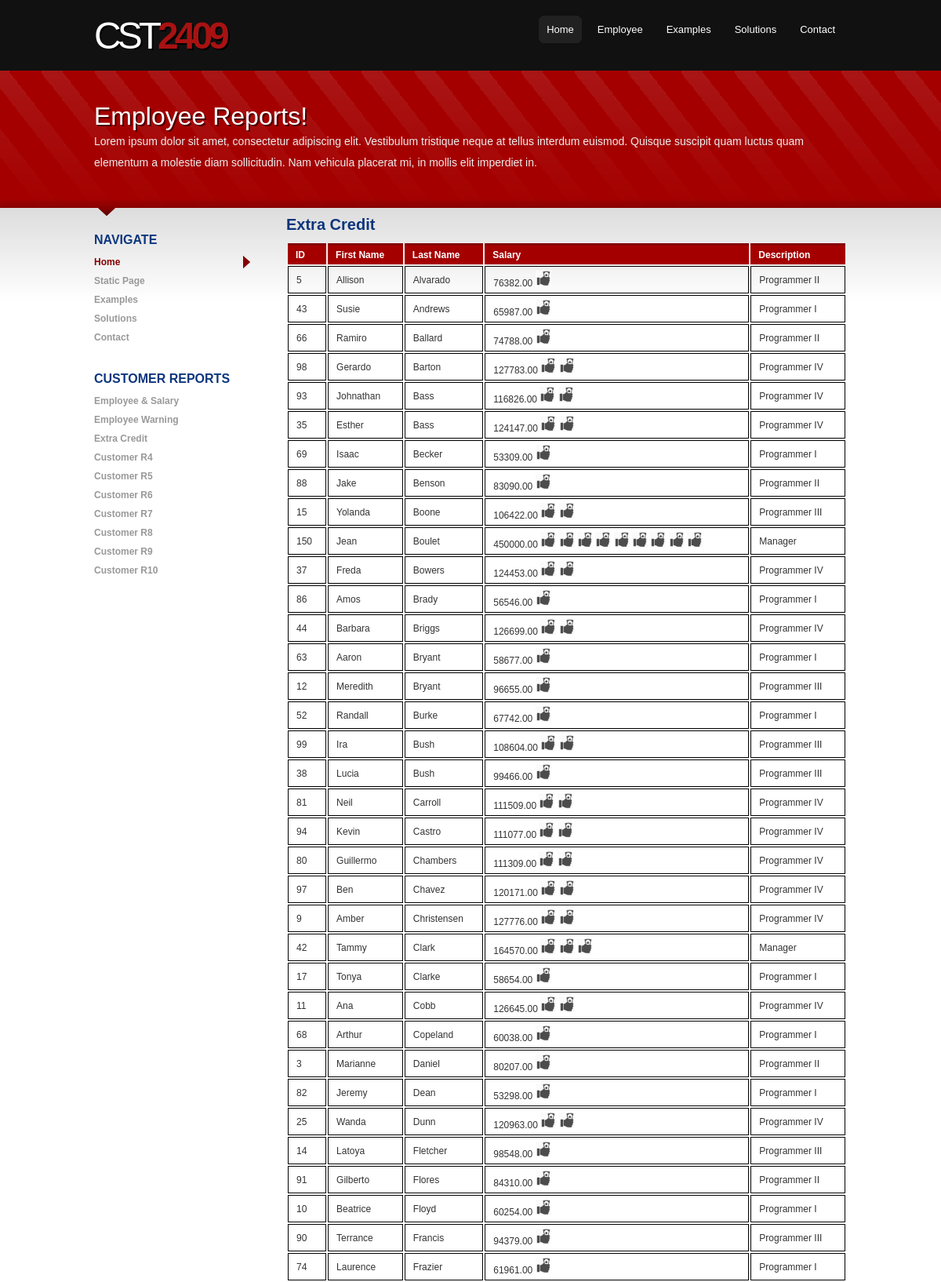
Screenshot of /09.Lesson-OOP-SQL/index.php?page=c3 (upper part) with the database file from the repository.
### tables this page shows
CREATE TABLE Employee
(
	 id int not null, 
	 firstName VARCHAR(25),
	 lastName VARCHAR(25),
	 gender varchar(1),
	 titleId int not null,
	 salary decimal(10,2),
	 departmentID int not null,
	 taxCode varchar(05) not null,
	 CONSTRAINT pkEmployeeId PRIMARY KEY (id),
	 FOREIGN KEY (departmentID) REFERENCES Department(id),
	 FOREIGN KEY (titleId) REFERENCES EmployeeTitle(id),
	 FOREIGN KEY (taxCode) REFERENCES MarginalTax(code)
);

create Table EmployeeTitle(
	 id int not null, 
	 description VARCHAR(25),
	 salaryRange1  decimal(10,2),
	 salaryRange2  decimal(10,2),
	 CONSTRAINT pkEmployeeTitle PRIMARY KEY (id)
);

### 09.Lesson-OOP-SQL/include/body-employee-salary-bars.php (the view, shortened to what this page needs)
<?php
	$servername = "localhost";
	$username = "root";
	$password = "";
	$dbname = "exam1";
	$conn = new mysqli($servername, $username, $password, $dbname);
	$sql = "SELECT e.id, e.firstname, e.lastname, e.salary, et.description FROM employee e INNER JOIN employeetitle et ON e.titleid = et.id ORDER BY e.lastname";
	$result = $conn->query($sql);
?>
<div id="content" class="column-right">
	<h3>Extra Credit</h3>
	<table class = "report">
		<tr>
			<th>ID</th>
			<th>First Name</th>
			<th>Last Name</th>
			<th>Salary</th>
			<th>Description</th>
		</tr>
		<?php
			if ($result->num_rows > 0) {
				while($row = $result->fetch_assoc()) {
					$salary = $row["salary"];
					echo "<tr>";
					echo "<td>" . $row["id"]. " </td>";
					echo "<td>" . $row["firstname"]. "</td>";
					echo "<td>" . $row["lastname"]. "</td>";
					echo "<td>" . $row["salary"];
					while($salary >= 50000){
						echo " " . "<div class = 'money'></div>";
						$salary -= 50000;
					}
					echo "</td>";
					echo "<td>" . $row["description"]. "</td>";
					echo "</tr>";
				}
			}
			else {
				echo "0 results";
			}
		?>
	</table>
</div>

### 09.Lesson-OOP-SQL/styles.css (style rules this page uses)
body { margin:0px auto; padding:0; font-family:Verdana, Geneva, sans-serif; font-size:12px; color:#333; background:#fff url('images/body-bg.png') repeat-x; }
* { margin:0; padding:0; }
table { width:100%; font-family:Arial, Helvetica, sans-serif; text-align:left; }
th, td { padding:5px 10px; }
th { color:#fff; border-top:3px solid #870101; background-color:#A50000; }
td { border-bottom:1px solid #f4f4f4; }
h3 { font-family:Arial,Helvetica,sans-serif; color:#0D357B; font-size:20px; padding-bottom:10px; }
div#content { width:715px; }
div.column-right { float:right; }

### 09.Lesson-OOP-SQL/addon-styles.css (style rules this page uses)
table.report td { border: solid 1px black; }
.money, .warning { background-color: #cccccc; background-size: cover; height:20px; width:20px; display: inline-block; }
.money { background-image: url("./images/money.jpg"); }

### rows the page displays
employee: id "5", firstName "Allison", lastName "Alvarado", salary "76382.00", titleId.description "Programmer II"
employee: id "43", firstName "Susie", lastName "Andrews", salary "65987.00", titleId.description "Programmer I"
employee: id "66", firstName "Ramiro", lastName "Ballard", salary "74788.00", titleId.description "Programmer II"
employee: id "98", firstName "Gerardo", lastName "Barton", salary "127783.00", titleId.description "Programmer IV"
employee: id "93", firstName "Johnathan", lastName "Bass", salary "116826.00", titleId.description "Programmer IV"
employee: id "35", firstName "Esther", lastName "Bass", salary "124147.00", titleId.description "Programmer IV"
employee: id "69", firstName "Isaac", lastName "Becker", salary "53309.00", titleId.description "Programmer I"
employee: id "88", firstName "Jake", lastName "Benson", salary "83090.00", titleId.description "Programmer II"
employee: id "15", firstName "Yolanda", lastName "Boone", salary "106422.00", titleId.description "Programmer III"
employee: id "150", firstName "Jean", lastName "Boulet", salary "450000.00", titleId.description "Manager"
employee: id "37", firstName "Freda", lastName "Bowers", salary "124453.00", titleId.description "Programmer IV"
employee: id "86", firstName "Amos", lastName "Brady", salary "56546.00", titleId.description "Programmer I"
employee: id "44", firstName "Barbara", lastName "Briggs", salary "126699.00", titleId.description "Programmer IV"
employee: id "63", firstName "Aaron", lastName "Bryant", salary "58677.00", titleId.description "Programmer I"
employee: id "12", firstName "Meredith", lastName "Bryant", salary "96655.00", titleId.description "Programmer III"
employee: id "52", firstName "Randall", lastName "Burke", salary "67742.00", titleId.description "Programmer I"
employee: id "99", firstName "Ira", lastName "Bush", salary "108604.00", titleId.description "Programmer III"
employee: id "38", firstName "Lucia", lastName "Bush", salary "99466.00", titleId.description "Programmer III"
employee: id "81", firstName "Neil", lastName "Carroll", salary "111509.00", titleId.description "Programmer IV"
employee: id "94", firstName "Kevin", lastName "Castro", salary "111077.00", titleId.description "Programmer IV"
employee: id "80", firstName "Guillermo", lastName "Chambers", salary "111309.00", titleId.description "Programmer IV"
employee: id "97", firstName "Ben", lastName "Chavez", salary "120171.00", titleId.description "Programmer IV"
employee: id "9", firstName "Amber", lastName "Christensen", salary "127776.00", titleId.description "Programmer IV"
employee: id "42", firstName "Tammy", lastName "Clark", salary "164570.00", titleId.description "Manager"
employee: id "17", firstName "Tonya", lastName "Clarke", salary "58654.00", titleId.description "Programmer I"
employee: id "11", firstName "Ana", lastName "Cobb", salary "126645.00", titleId.description "Programmer IV"
employee: id "68", firstName "Arthur", lastName "Copeland", salary "60038.00", titleId.description "Programmer I"
employee: id "3", firstName "Marianne", lastName "Daniel", salary "80207.00", titleId.description "Programmer II"
employee: id "82", firstName "Jeremy", lastName "Dean", salary "53298.00", titleId.description "Programmer I"
employee: id "25", firstName "Wanda", lastName "Dunn", salary "120963.00", titleId.description "Programmer IV"
employee: id "14", firstName "Latoya", lastName "Fletcher", salary "98548.00", titleId.description "Programmer III"
employee: id "91", firstName "Gilberto", lastName "Flores", salary "84310.00", titleId.description "Programmer II"
employee: id "10", firstName "Beatrice", lastName "Floyd", salary "60254.00", titleId.description "Programmer I"
employee: id "90", firstName "Terrance", lastName "Francis", salary "94379.00", titleId.description "Programmer III"
employee: id "74", firstName "Laurence", lastName "Frazier", salary "61961.00", titleId.description "Programmer I"
